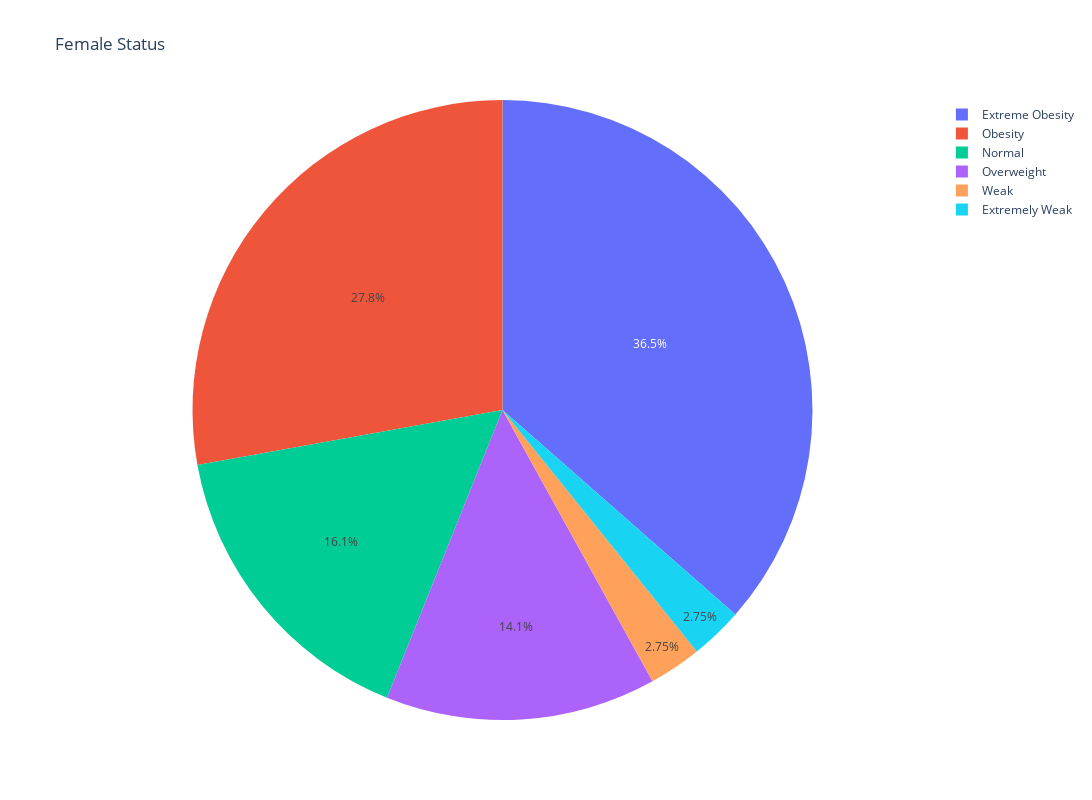

Notebook code cell kept with this figure:
### Code cell
fig = px.pie(data_visual_female_categories, values='count', names=list(list(data_visual_female_categories.index)), title='Female Status',width=1200, height=800,)
fig.show()

### Figure 1 — Plotly figure (JSON) as saved in the notebook; plotly's stock layout.template omitted (floating-point values rounded to 4 significant figures)
{"data": [{"domain": {"x": [0, 1], "y": [0, 1]}, "hovertemplate": "label=%{label}<br>count=%{value}<extra></extra>", "labels": ["Extreme Obesity", "Obesity", "Normal", "Overweight", "Weak", "Extremely Weak"], "legendgroup": "", "name": "", "showlegend": true, "type": "pie", "values": [93, 71, 41, 36, 7, 7]}], "layout": {"height": 800, "legend": {"tracegroupgap": 0}, "title": {"text": "Female Status"}, "width": 1200}}
